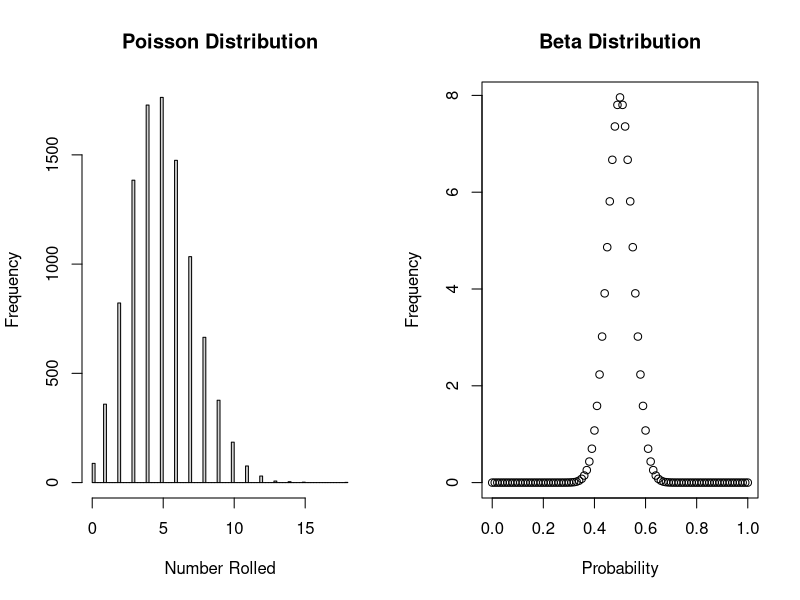

Generate this figure with R:
par(mfrow=c(1,2))

N = 10000
y_rpois = rpois(N, lambda = 5)
hist(y_rpois,
     breaks = 100,
     xlab = "Number Rolled",
     main = "Poisson Distribution")

x = seq(0, 1, by = 0.01)
y = dbeta(x, 50, 50)
plot(x, y,
     main = "Beta Distribution",
     xlab = "Probability",
     ylab = "Frequency",)